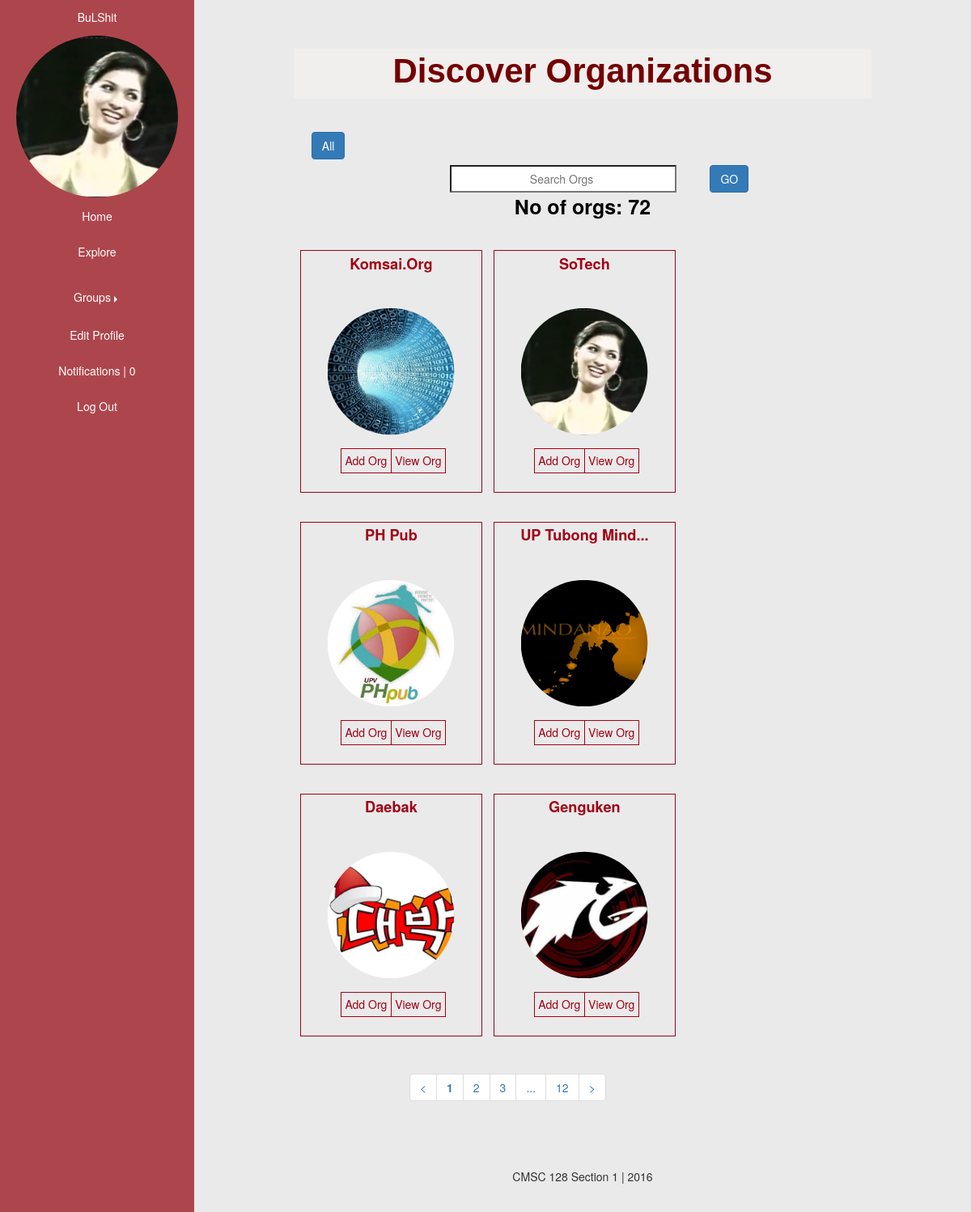
The app's page /html/bootexplore.php (signed in) with its own data.
### tables this page shows
CREATE TABLE `user` (
  `user_id` int(50) NOT NULL,
  `student_no` varchar(100) NOT NULL,
  `first_name` varchar(100) NOT NULL,
  `last_name` varchar(100) NOT NULL,
  `username` varchar(100) NOT NULL,
  `password` varchar(100) NOT NULL,
  `course` varchar(100) NOT NULL,
  `date_joined` date NOT NULL,
  `year_level` int(100) NOT NULL,
  `prof_pic` varchar(150) NOT NULL,
  `birthday` date NOT NULL,
  `email` varchar(60) NOT NULL
);

CREATE TABLE `org_type` (
  `type_id` int(11) NOT NULL,
  `type_name` varchar(100) NOT NULL
);

CREATE TABLE `orgs` (
  `org_id` int(100) NOT NULL,
  `org_name` varchar(100) NOT NULL,
  `description` text NOT NULL,
  `photo` varchar(100) NOT NULL
);

### html/bootexplore.php (the view, shortened to what this page needs)
<?php
	include ("functions.php");
    $dbconn = connection();
	$org_type = $_GET['org_type'];
	if(isset($_GET['searched'])){
		$search = $_GET['searched'];
		$search_var = "%".$search."%";
		$query = "SELECT * FROM orgs as o2, classification, org_type where o2.org_id not in (select o1.org_id from joined as j1, orgs as o1 where j1.user_id ='{$_SESSION['user_id']}' and j1.org_id= o1.org_id) AND o2.org_id=classification.org_id AND org_type.type_id=classification.type_id AND o2.org_name like '$search_var' group by o2.org_id";
		$result = mysqli_query($dbconn, $query);
	}
	else if($org_type == "14"&&!isset($_GET['searched'])){
		$query = "SELECT * FROM orgs WHERE orgs.org_id NOT IN (SELECT o1.org_id FROM joined AS j1, orgs AS o1 WHERE j1.user_id = $_SESSION[user_id] AND j1.org_id = o1.org_id)";
		$result = mysqli_query($dbconn, $query);
	}
	$total_items = mysqli_num_rows($result);
	$rows = mysqli_affected_rows($dbconn);
	$countRows = $rows;
	$start=0;
    $lim=6;
            if(isset($_GET['id'])){
                $id=$_GET['id'];
                $start=($id-1)*$lim;
            }
            else{
                $id=1;
            }
      $total=ceil($rows/$lim);
      $result = mysqli_query($dbconn, "SELECT * FROM orgs LIMIT $start, $lim");
      if($org_type == "14" &&!isset($_GET['searched'])){
		$result = mysqli_query($dbconn, "SELECT * FROM orgs as o2 where o2.org_id not in (select o1.org_id from joined as j1, orgs as o1 where j1.user_id =$_SESSION[user_id] and j1.org_id= o1.org_id) LIMIT $start, $lim");
		}
?>
<!DOCTYPE html>
<html lang="en">
<head>
	<link rel="stylesheet" type="text/css" href="https://maxcdn.bootstrapcdn.com/bootstrap/3.3.7/css/bootstrap.min.css">
 	<link rel="stylesheet" type="text/css" href="../css/navigation.css">
	<link rel="stylesheet" type="text/css" href="../css/newstyle.css">
</head>
<body>
<div class="container">
	<div id="wrapper">
	    <nav id="general">
	        <ul id="navigation" class="nav nav-pills nav-stacked" id="navigation">
	            <?php
	            $current_id = $_SESSION['user_id'];
	            $query2 = mysqli_query($connectdb, "select * from user where user_id = $current_id");
	            while($current_user= mysqli_fetch_array($query2)){ ?>
	            <li id="liTo"><a href = 'viewprofile.php?user_id=<?=$current_id?>'><?php echo $current_user['username'] ?></a></li>
	            <li><img onerror="this.src = '../images/janina.PNG'" id="prof_pic" src="../images/<?php echo $current_user['prof_pic'] ?>"/></li><?php } ?>
	            <li><a href="home.php">Home</a></li>
	            <li><a href="bootexplore.php" class="active">Explore</a></li>
	            <li class="dropdown"  id="dropFilter">
	                <a class="dropdown-toggle" data-toggle="dropdown" href="bootgroups.php">Groups<span class="caret caret-right "></span></a>
		            </li>
	            <li><a href="edit.php">Edit Profile</a></li>
	            <li><a href="notif.php">Notifications   |
	    				  <?php
	                $notifnum = mysqli_query($connectdb,"select * from announcement, seen_announcement where announcement.announcement_id = seen_announcement.announcement_id and seen_announcement.seen = 'not_seen'and seen_announcement.user_id='".$current_id."'");
	                $total2 = mysqli_num_rows($notifnum);
	                echo "$total2"
	                ?>
	            </a></li>
	            <li><a href="logout.php">Log Out</a></li>
	        </ul>
	    </nav>
    </div>
  </div>
<div class="jumbotron">
	<div id="content" class="container">
		<div id="group_selection">
			<div class="page-header">
				<label>Discover Organizations</label>
			</div>
			<div class="container">
				<div class="dropdown" id="dropFilter">
					<?php
						$t_id = $_GET['org_type'];
						$filter_query = "SELECT type_name FROM org_type WHERE type_id='$t_id'";
						$f_result = mysqli_query($connectdb, $filter_query);
						$f_row = mysqli_fetch_assoc($f_result);
						$f_name = $f_row['type_name'];
						?>
					<button class="btn btn-primary dropdown-toggle btn-md" data-toggle="dropdown" aria-haspopup="true" aria-expanded="true"> <?php if(!isset($_POST["searchbtn"])){
						echo $f_name;
					}else{
					 echo "All";}?> </button>
				</div>
				<form method="post" class="search form-group">
		            <input lass="form-control" id="searchbar" type="search" name="search" placeholder="Search Orgs">
		            <button name="searchbtn" class="btn btn-primary btn-md">GO</button>
		        </form>
			</div>
			<div id="allOrgs">
				<label id="numMatch" style="color: black;clear:both;"><?php echo "No of orgs: "; echo "$countRows";?></label>
				<?php
				if($total>=1){
					while($orgs = mysqli_fetch_array($result)){?>
						<li>
							<label style="font-size: 130%; padding: 1%; text-align: center;"><?=elipse($orgs['org_name'])?></label>
							<img style="height: 170px; width: 170px; object-position: center; object-fit: cover;" id="image" src="../images/<?php echo $orgs['photo'] ?>" onerror="this.src = '../images/janina.PNG'" >
							<a href="add.php?org_id=<?php echo $orgs['org_id']?>" class="add">Add Org</a>
							<a href="view.php?org_id=<?php echo $orgs['org_id']?>&org_type=<?php echo $org_type?>&id=<?=$id?>" class="view">View Org</a>
						</li>
					<?php }
					if(isset($_GET['searched'])){
						pagination($id,$total_items,$lim,1,"bootexplore.php?searched=".$_GET['searched']."&id=%d");
					}
					else{
					pagination($id,$total_items,$lim,1,"bootexplore.php?org_type=$org_type&id=%d");
					}
				}else{
				?>
					<p id="noMatch">No match found!</p>
				<?php
				}
				?>
			</div>
		</div>
	</div>
	<div class="container">
		<footer>CMSC 128 Section 1 | 2016</footer>
	</div>
</div>

### html/functions.php (shortened to what this page needs)
<?php
	function elipse($string){
		if(strlen($string)<14){
			echo $string;
		}
		else{
			echo substr($string, 0, 14) . "...";
		}
	}
	function pagination($currentPage, $itemCount, $itemsPerPage, $adjacentCount, $pageLinkTemplate, $showPrevNext = true) {
		$firstPage = 1;
		$lastPage  = ceil($itemCount / $itemsPerPage);
		if ($currentPage <= $adjacentCount + $adjacentCount) {
			$firstAdjacentPage = $firstPage;
			$lastAdjacentPage  = min($firstPage + $adjacentCount + $adjacentCount, $lastPage);
		} elseif ($currentPage > $lastPage - $adjacentCount - $adjacentCount) {
			$lastAdjacentPage  = $lastPage;
			$firstAdjacentPage = $lastPage - $adjacentCount - $adjacentCount;
		} else {
			$firstAdjacentPage = $currentPage - $adjacentCount;
			$lastAdjacentPage  = $currentPage + $adjacentCount;
		}
		echo '<ul style="clear:both; bottom:0;" class="pagination" id="pagination">';
		if ($showPrevNext) {
			if ($currentPage == $firstPage) {
				echo '<li><span>&lt;</span></li>';
			} else {
				echo '<li><a href="' . (is_callable($pageLinkTemplate) ? $pageLinkTemplate($currentPage - 1) : sprintf($pageLinkTemplate, $currentPage - 1)) . '">&lt;</a></li>';
			}
		}
		for ($i = $firstAdjacentPage; $i <= $lastAdjacentPage; $i++) {
			if ($currentPage == $i) {
				echo '<li><span><b>' . $i . '</b></span></li>';
			} else {
				echo '<li><a href="' . (is_callable($pageLinkTemplate) ? $pageLinkTemplate($i) : sprintf($pageLinkTemplate, $i)) . '">' . $i . '</a></li>';
			}
		}
		if ($lastAdjacentPage < $lastPage) {
			if ($lastAdjacentPage < $lastPage - 1) {
				echo '<li><span>...</span></li>';
			}
			echo '<li><a href="' . (is_callable($pageLinkTemplate) ? $pageLinkTemplate($lastPage) : sprintf($pageLinkTemplate, $lastPage)) . '">' . $lastPage . '</a></li>';
		}
		if ($showPrevNext) {
			if ($currentPage == $lastPage) {
				echo '<li><span>&gt;</span></li>';
			} else {
				echo '<li><a href="' . (is_callable($pageLinkTemplate) ? $pageLinkTemplate($currentPage + 1) : sprintf($pageLinkTemplate, $currentPage + 1)) . '">&gt;</a></li>';
			}
		}
		echo '</ul>';
	}
?>

### css/navigation.css (style rules this page uses)
#navigation { list-style-type: none; position: fixed; left: 0; width: 20%; background: #ad464c; height: 100%; }
#navigation > li > a { text-align: center; background: #ad464c; border: 1.5px solid transparent; border-radius: 0; color: white; transition: 0.2s; }
#prof_pic { display: block; margin: auto; border-radius: 50%; width: 200px; height: 200px; object-fit: cover; object-position: center; }

### css/newstyle.css (style rules this page uses)
body { background: #eaeaea; }
.jumbotron, #content >.container { background-color: red; width: 72%; margin-left: 24%; padding: 5%; }
.page-header { color: #740000; line-height: 100%; background-color: rgba(249, 243, 243, 0.5); font-size: 300%; margin: auto; text-align: center; font-family: 'Arca Majora 3 Bold', sans-serif; padding: 1%; }
#image { border-radius: 50%; height: 100%; width: 100%; margin-left: -300%; }
#dropFilter { color: white; width: 100%; padding: 1%; transition: 0.2s ease-in-out; }
#searchbar { margin-left: 10%; margin-right: 10%; text-align: center; width: 80%; }
.caret-right { margin-left: 2%; border-left: 4px solid; border-bottom: 4px solid transparent; border-top: 4px solid transparent; }
#pagination { margin-left: 20%; margin-top: 6.5%; margin-bottom: -4%; }
footer { position: relative; text-align: center; margin-top: 20%; background: #eaeaea; width: 100%; padding: 1%; }

### html/bootexplore.php (style rules this page uses)
.jumbotron, #content >.container { background: #eaeaea; width: 72%; margin-left: 24%; padding: 5%; }
#dropFilter { margin-top: 5%; }
form.search { display: flex; width: 60%; margin: auto; }
#image { border-radius: 50%; height: 100%; width: 100%; margin: auto; }
#allOrgs > li { list-style-type: none; height: 300px; width: 31.5%; margin-top: 5%; margin-right: 6px; margin-left: 8px; border: 1px solid #a10115; text-align: center; display: block; float: left; background-color: transparent; }
#allOrgs > li > label { text-align: center; margin-left: auto; font-size: 150%; display: block; text-shadow: none; width: 250px; color: #a10115; margin: 0px; font-size: 25px; }
#allOrgs > li > img { padding: 3%; display: block; margin-top: 15%; margin-bottom: 7%; }
#allOrgs > li > a { text-decoration: none; color: #a10115; padding: 2%; margin-left: 0px; margin-right: -5px; border: 1px solid #a10115; transition: 0.2s ease-in-out; }
#pagination { margin-left: 20%; margin-top: 6.5%; margin-bottom: auto; }
#pagination li { display: inline-block; }
#noMatch, #numMatch { margin: auto; display: block; font-size: 25px; text-align: center; }
footer { position: relative; text-align: center; margin-top: 10%; background: #eaeaea; width: 100%; padding: 1%; }

### records on screen
user: username "BuLShit"
org_type: type_name "All"
orgs: org_name "Komsai.Org", photo (picture)
orgs: org_name "SoTech", shows a picture
orgs: org_name "PH Pub", photo (picture)
orgs: org_name "UP Tubong Mind", photo (picture)
orgs: org_name "Daebak", photo (picture)
orgs: org_name "Genguken", photo (picture)

### other values on screen
$total2 "0"
$countRows "72"
$lastPage "12"
